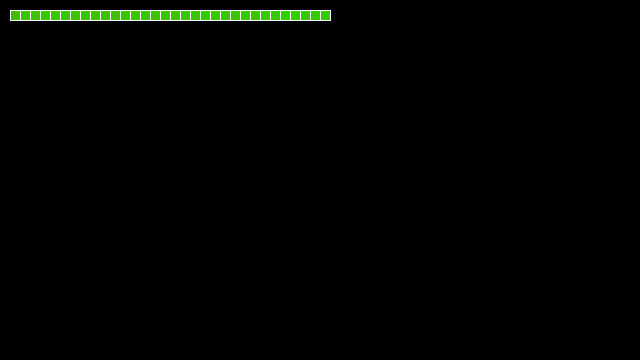
Frame 1 (no input)
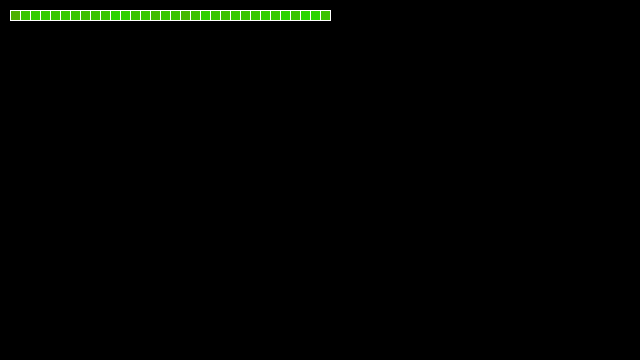
Frame 60 (the mouse pressed at the canvas centre just before this capture)
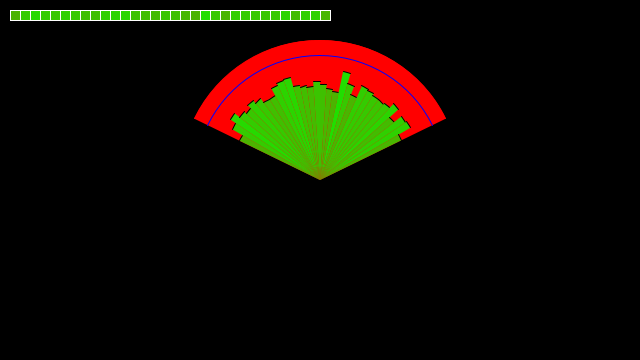
Frame 120 (the mouse held since frame 60 and released just before this capture)

The Processing sketch that drew these frames (run headless with seeded random() and noise(); from frame 60 on, the mouse is pressed at the canvas centre):

// Processing sketch: processing_114218
// ── processing_114218.pde

/**
 * 'Radar' style display of 32 bytes of data from a Sharp IR detector
 *  faked out until socketio works...
 */

int irRange[] = new int[32];
int sc = 10;
int maxIR = 250;
int minIR = 50;

void setup() {
  size(640, 360);

  // walk the array somewhat randomly
  randomSeed(second());
  
  int delta = 10;
  int last = int(random(200)+40);
  
  for (int i = 0; i < 32; i++) {
    //irRange[i] = int(random(200));
    int next = last + int(random(delta)-(delta/2));
    if ( irRange[i] + next > 280 ) {
      irRange[i] = irRange[i] - next;
    } else {
      irRange[i] = irRange[i] + next;
    }
    last = irRange[i];
  }
}

void draw() {
  updateIR();
  
  background(0);  

  fill(color(255,0,0));
  stroke(color(255,0,0));
  
  arc(mouseX, mouseY, 280, 280, radians(26+180), radians(128+206));

  //fill(color(127,0,0));
  //for (int i = 0; i < 32; i++) {
    //int rx = int( mouseX + irRange[i] * cos(radians(((i+1)*4)+206) ) );
    //int ry = int( mouseY + irRange[i] * sin(radians(((i+1)*4)+206) ) );
    //line(mouseX,mouseY,rx,ry,);
    // or this...
    //arc(mouseX,mouseY,irRange[i],irRange[i],radians(((i)*4)+206),radians(((i+1)*4)+206));
  //}
  
  for (int i = 0; i < 32; i++) {
    //int rx = int( mouseX + irRange[i] * cos(radians(((i+1)*4)+206) ) );
    //int ry = int( mouseY + irRange[i] * sin(radians(((i+1)*4)+206) ) );
    //line(mouseX,mouseY,rx,ry,);
    int green = irRange[i];
    if ( green > 255 ) { green = 255; }
    int red = 255 - green;
    int blue = 0;
    
    if ( irRange[i] > maxIR ) { 
      red = 0;
      green = 0;
      blue = 0; 
    }

    if ( irRange[i] < minIR ) { 
      red = 255;
      green = 0;
      blue = 0; 
    }    
    
    
    fill(red,green,blue);
    stroke(255);
    rect((i*sc)+sc,sc,sc,sc);
    
    stroke(0);
    arc(mouseX,mouseY,irRange[i],irRange[i],radians(((i)*4)+206),radians(((i+1)*4)+206));
  }
  
  stroke(color(0,0,255));
  noFill();
  arc(mouseX, mouseY, maxIR, maxIR, radians(26+180), radians(128+206));
}

void updateIR () {
  // walk the array somewhat randomly
  for (int i = 0; i < 32; i++) {
    int rand = int(random(6)-3) ;
    irRange[i] = irRange[i] + rand;
    if ( irRange[i] < 0 ) { irRange[i] = 0; }
    if ( irRange[i] > 280 ) { irRange[i] = 280; }
  }
}
